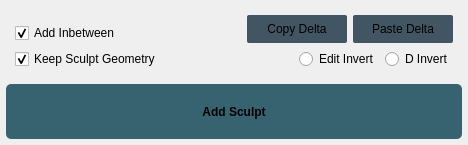
      <widget class="QWidget" name="tabModify">
       <property name="enabled">
        <bool>true</bool>
       </property>
       <attribute name="title">
        <string>Sculpt</string>
       </attribute>
       <layout class="QVBoxLayout" name="verticalLayout">
        <property name="leftMargin">
         <number>6</number>
        </property>
        <property name="topMargin">
         <number>6</number>
        </property>
        <property name="rightMargin">
         <number>6</number>
        </property>
        <property name="bottomMargin">
         <number>6</number>
        </property>
        <item>
         <widget class="QWidget" name="modifyWidget" native="true">
          <layout class="QHBoxLayout" name="horizontalLayout_3">
           <item>
            <layout class="QVBoxLayout" name="verticalLayout_10">
             <item>
              <spacer name="verticalSpacer_2">
               <property name="orientation">
                <enum>Qt::Vertical</enum>
               </property>
               <property name="sizeType">
                <enum>QSizePolicy::MinimumExpanding</enum>
               </property>
               <property name="sizeHint" stdset="0">
                <size>
                 <width>20</width>
                 <height>0</height>
                </size>
               </property>
              </spacer>
             </item>
             <item>
              <layout class="QHBoxLayout" name="horizontalLayout_5">
               <property name="sizeConstraint">
                <enum>QLayout::SetMinimumSize</enum>
               </property>
               <item>
                <widget class="QCheckBox" name="addInbetweenCheckBox">
                 <property name="text">
                  <string>Add Inbetween</string>
                 </property>
                 <property name="checked">
                  <bool>true</bool>
                 </property>
                </widget>
               </item>
               <item>
                <spacer name="horizontalSpacer_5">
                 <property name="orientation">
                  <enum>Qt::Horizontal</enum>
                 </property>
                 <property name="sizeHint" stdset="0">
                  <size>
                   <width>40</width>
                   <height>20</height>
                  </size>
                 </property>
                </spacer>
               </item>
              </layout>
             </item>
             <item>
              <layout class="QHBoxLayout" name="horizontalLayout_16">
               <property name="sizeConstraint">
                <enum>QLayout::SetMinimumSize</enum>
               </property>
               <item>
                <widget class="QCheckBox" name="deleteSculptCheckBox">
                 <property name="enabled">
                  <bool>true</bool>
                 </property>
                 <property name="styleSheet">
                  <string notr="true"/>
                 </property>
                 <property name="text">
                  <string>Keep Sculpt Geometry</string>
                 </property>
                 <property name="checked">
                  <bool>true</bool>
                 </property>
                 <property name="tristate">
                  <bool>false</bool>
                 </property>
                </widget>
               </item>
               <item>
                <spacer name="horizontalSpacer_6">
                 <property name="orientation">
                  <enum>Qt::Horizontal</enum>
                 </property>
                 <property name="sizeHint" stdset="0">
                  <size>
                   <width>40</width>
                   <height>20</height>
                  </size>
                 </property>
                </spacer>
               </item>
              </layout>
             </item>
            </layout>
           </item>
           <item>
            <layout class="QVBoxLayout" name="verticalLayout_11">
             <item>
              <layout class="QHBoxLayout" name="horizontalLayout_17">
               <item>
                <spacer name="horizontalSpacer_2">
                 <property name="orientation">
                  <enum>Qt::Horizontal</enum>
                 </property>
                 <property name="sizeType">
                  <enum>QSizePolicy::Expanding</enum>
                 </property>
                 <property name="sizeHint" stdset="0">
                  <size>
                   <width>40</width>
                   <height>20</height>
                  </size>
                 </property>
                </spacer>
               </item>
               <item>
                <widget class="QPushButton" name="copyDeltaBtn">
                 <property name="sizePolicy">
                  <sizepolicy hsizetype="Fixed" vsizetype="Fixed">
                   <horstretch>25</horstretch>
                   <verstretch>0</verstretch>
                  </sizepolicy>
                 </property>
                 <property name="minimumSize">
                  <size>
                   <width>100</width>
                   <height>28</height>
                  </size>
                 </property>
                 <property name="maximumSize">
                  <size>
                   <width>16777215</width>
                   <height>32</height>
                  </size>
                 </property>
                 <property name="styleSheet">
                  <string notr="true">QPushButton {
    background-color: #415563;
    border-radius: 2px;


}
QPushButton:hover {
    background-color: #628095;
}
QPushButton:pressed {
    background-color: #0f1a1e;
}</string>
                 </property>
                 <property name="text">
                  <string>Copy Delta</string>
                 </property>
                </widget>
               </item>
               <item>
                <widget class="QPushButton" name="pastedDeltaBtn">
                 <property name="sizePolicy">
                  <sizepolicy hsizetype="Fixed" vsizetype="Fixed">
                   <horstretch>25</horstretch>
                   <verstretch>0</verstretch>
                  </sizepolicy>
                 </property>
                 <property name="minimumSize">
                  <size>
                   <width>100</width>
                   <height>28</height>
                  </size>
                 </property>
                 <property name="maximumSize">
                  <size>
                   <width>16777215</width>
                   <height>32</height>
                  </size>
                 </property>
                 <property name="styleSheet">
                  <string notr="true">QPushButton {
    background-color: #415563;
    border-radius: 2px;


}
QPushButton:hover {
    background-color: #628095;
}
QPushButton:pressed {
    background-color: #0f1a1e;
}</string>
                 </property>
                 <property name="text">
                  <string>Paste Delta</string>
                 </property>
                </widget>
               </item>
              </layout>
             </item>
             <item>
              <spacer name="verticalSpacer">
               <property name="orientation">
                <enum>Qt::Vertical</enum>
               </property>
               <property name="sizeType">
                <enum>QSizePolicy::MinimumExpanding</enum>
               </property>
               <property name="sizeHint" stdset="0">
                <size>
                 <width>20</width>
                 <height>0</height>
                </size>
               </property>
              </spacer>
             </item>
             <item>
              <layout class="QHBoxLayout" name="horizontalLayout_18">
               <item>
                <spacer name="horizontalSpacer">
                 <property name="orientation">
                  <enum>Qt::Horizontal</enum>
                 </property>
                 <property name="sizeHint" stdset="0">
                  <size>
                   <width>40</width>
                   <height>20</height>
                  </size>
                 </property>
                </spacer>
               </item>
               <item>
                <widget class="QRadioButton" name="radioButton_4">
                 <property name="text">
                  <string>Edit Invert</string>
                 </property>
                </widget>
               </item>
               <item>
                <widget class="QRadioButton" name="radioButton_2">
                 <property name="text">
                  <string>D Invert</string>
                 </property>
                </widget>
               </item>
              </layout>
             </item>
            </layout>
           </item>
          </layout>
         </widget>
        </item>
        <item>
         <widget class="QPushButton" name="addSculptButton">
          <property name="sizePolicy">
           <sizepolicy hsizetype="Minimum" vsizetype="Maximum">
            <horstretch>0</horstretch>
            <verstretch>0</verstretch>
           </sizepolicy>
          </property>
          <property name="minimumSize">
           <size>
            <width>0</width>
            <height>55</height>
           </size>
          </property>
          <property name="maximumSize">
           <size>
            <width>16777215</width>
            <height>60</height>
           </size>
          </property>
          <property name="sizeIncrement">
           <size>
            <width>0</width>
            <height>0</height>
           </size>
          </property>
          <property name="styleSheet">
           <string notr="true">QPushButton {
    background-color: #376270;
    border-radius: 5px;

	font-weight: bold;

}
QPushButton:hover {
    background-color: #478893;
}
QPushButton:pressed {
    background-color: #0f1a1e;
}</string>
          </property>
          <property name="text">
           <string>Add Sculpt</string>
          </property>
         </widget>
        </item>
       </layout>
      </widget>
